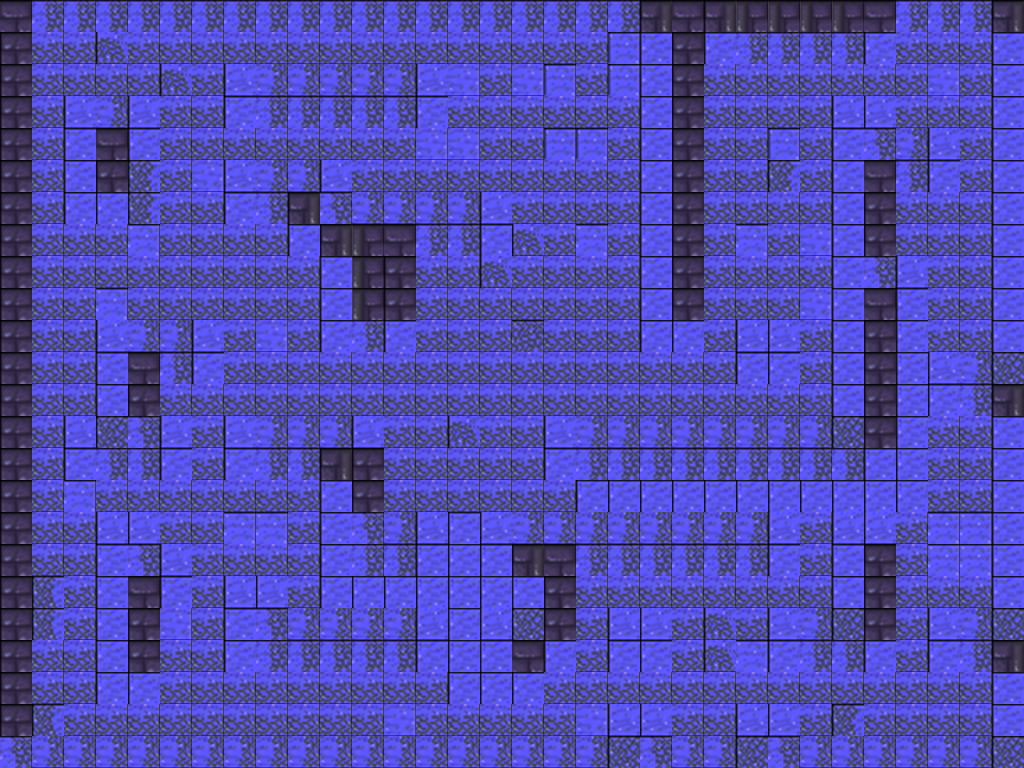

This game map was drawn from its Tiled (.tmx) file and the tilesets committed beside it. A one-line description and the trimmed map source follow:
An orthogonal 32x24 tile map with 32x32 px tiles, 1 tile layer (layer1).

<map version="1.0" orientation="orthogonal" width="32" height="24" tilewidth="32" tileheight="32">
 <tileset firstgid="1" name="tmw_desert_spacing" tilewidth="32" tileheight="32" spacing="1" margin="1">
  <image source="tmw_desert_spacing.png" width="265" height="199" />
  <tile id="24">
   <properties>
    <property name="wall" value="1" />
   </properties>
  </tile>
  <tile id="25">
   <properties>
    <property name="wall" value="1" />
   </properties>
  </tile>
  <tile id="26">
   <properties>
    <property name="wall" value="1" />
   </properties>
  </tile>
  <tile id="30">
   <properties>
    <property name="wall" value="1" />
   </properties>
  </tile>
  <tile id="31">
   <properties>
    <property name="wall" value="1" />
   </properties>
  </tile>
  <tile id="32">
   <properties>
    <property name="wall" value="1" />
   </properties>
  </tile>
  <tile id="33">
   <properties>
    <property name="wall" value="" />
   </properties>
  </tile>
  <tile id="34">
   <properties>
    <property name="wall" value="1" />
   </properties>
  </tile>
  <tile id="35">
   <properties>
    <property name="wall" value="1" />
   </properties>
  </tile>
  <tile id="36">
   <properties>
    <property name="wall" value="1" />
   </properties>
  </tile>
  <tile id="37">
   <properties>
    <property name="wall" value="1" />
   </properties>
  </tile>
  <tile id="38">
   <properties>
    <property name="wall" value="1" />
   </properties>
  </tile>
  <tile id="39">
   <properties>
    <property name="wall" value="1" />
   </properties>
  </tile>
  <tile id="40">
   <properties>
    <property name="wall" value="1" />
   </properties>
  </tile>
  <tile id="41">
   <properties>
    <property name="wall" value="1" />
   </properties>
  </tile>
  <tile id="42">
   <properties>
    <property name="wall" value="1" />
   </properties>
  </tile>
  <tile id="43">
   <properties>
    <property name="wall" value="1" />
   </properties>
  </tile>
  <tile id="44">
   <properties>
    <property name="wall" value="1" />
   </properties>
  </tile>
  <tile id="45">
   <properties>
    <property name="wall" value="1" />
   </properties>
  </tile>
  <tile id="46">
   <properties>
    <property name="wall" value="1" />
   </properties>
  </tile>
  <tile id="47">
   <properties>
    <property name="wall" value="1" />
   </properties>
  </tile>
 </tileset>
 <layer name="layer1" width="32" height="24">
  <data>[768 cells, 768 non-empty, 23 distinct tile ids]</data>
 </layer>
</map>